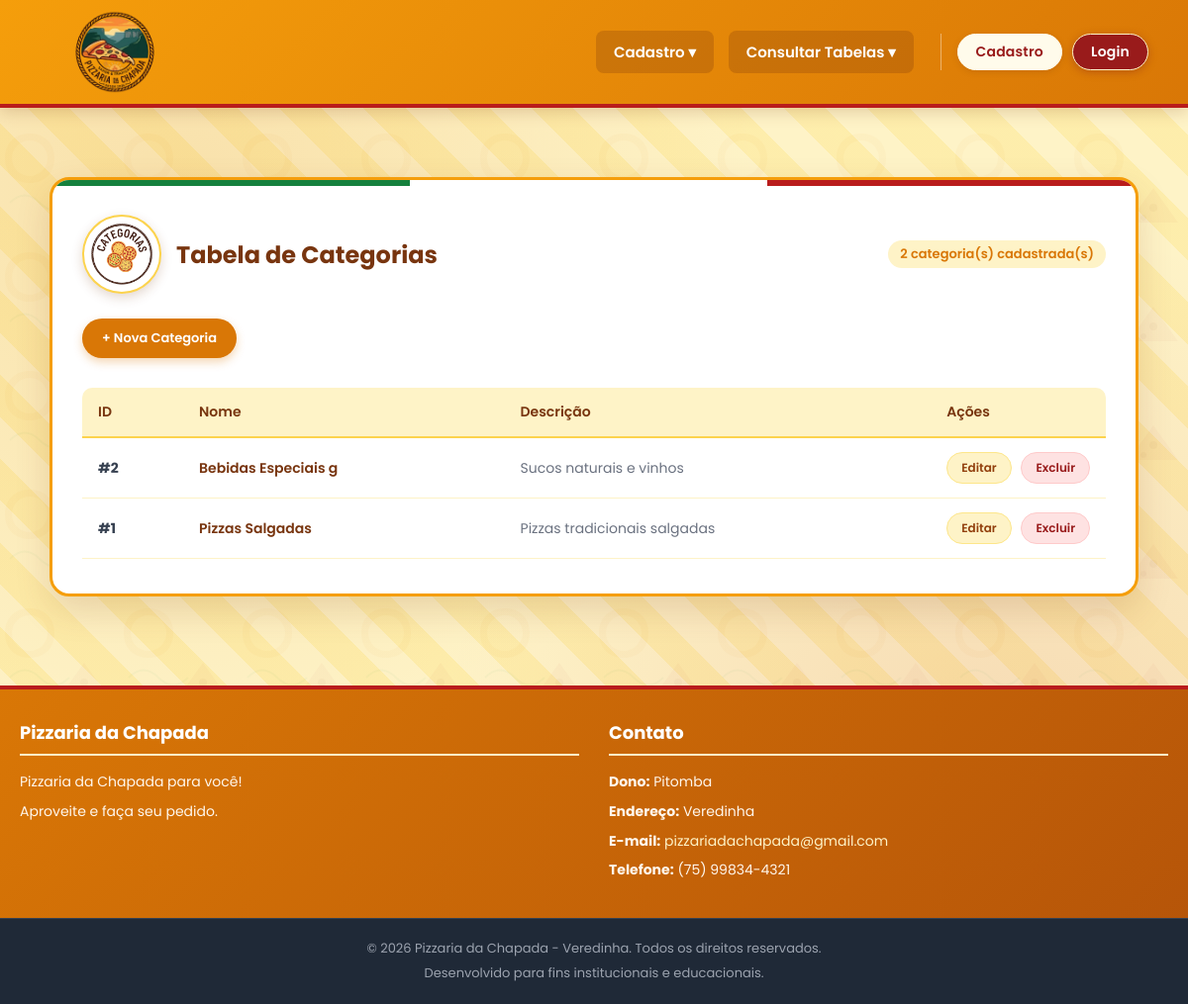
Page /consultar_categoria.php on the earlier database version.
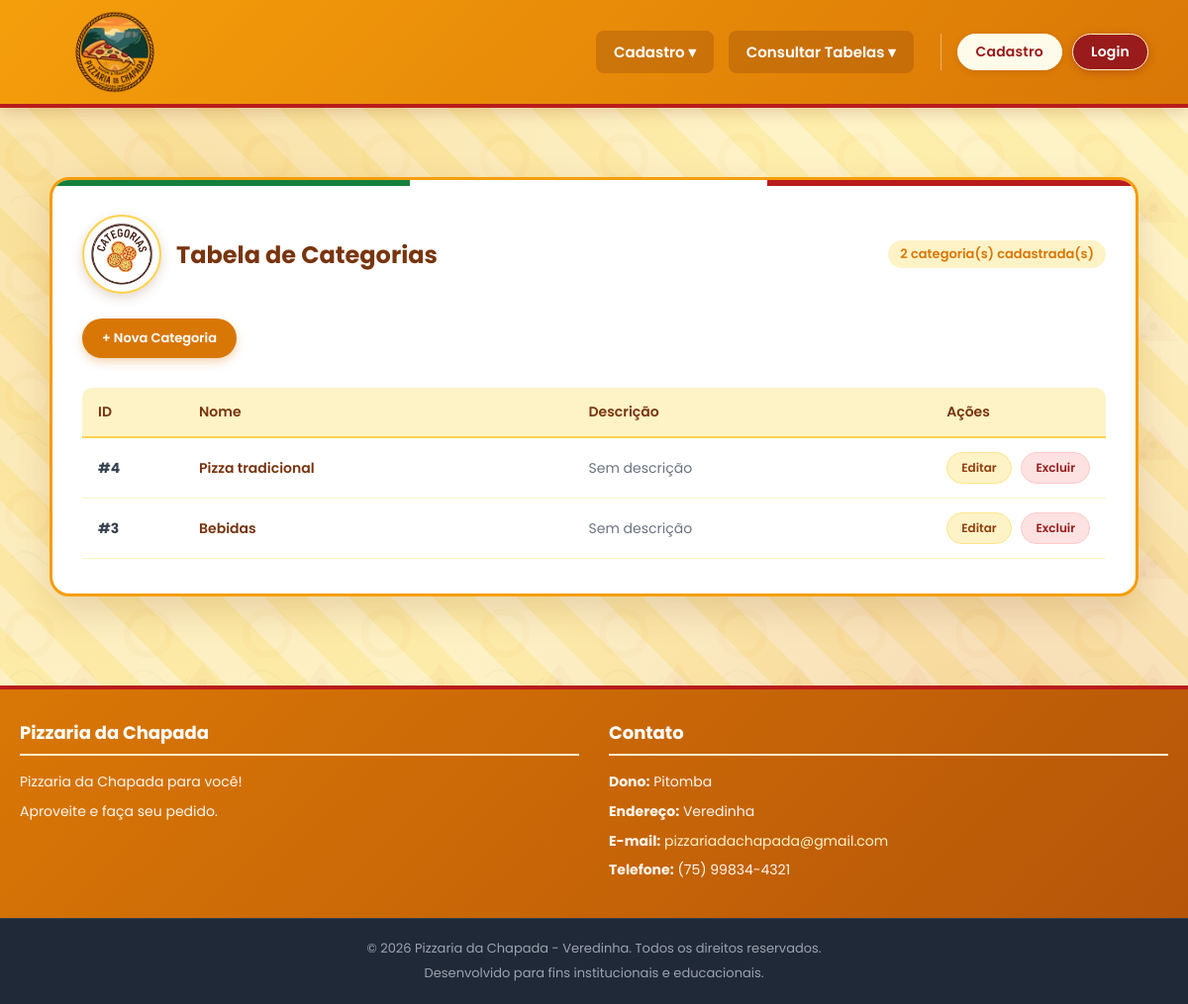
Same page on the later database version.
### tables this page shows
CREATE TABLE IF NOT EXISTS categoria (
    id INT PRIMARY KEY AUTO_INCREMENT,
    nome VARCHAR(100) NOT NULL,
    descricao TEXT
);

### consultar_categoria.php (the view, shortened to what this page needs)
<?php
include "conexao.php";
$sql = "SELECT id, nome, descricao FROM categoria ORDER BY id DESC";
$resultado = mysqli_query($conexao, $sql);
$total_cat = ($resultado) ? mysqli_num_rows($resultado) : 0;
?>
<!DOCTYPE html>
<html lang="pt-br">
<head>
    <link rel="stylesheet" href="style/base.css?v=10.0">
    <link rel="stylesheet" href="style/menu.css?v=10.0">
    <link rel="stylesheet" href="style/rodape.css?v=10.0">
    <link rel="stylesheet" href="style/componentes.css?v=10.0">
    <link rel="stylesheet" href="style/tabelas.css?v=10.0">
    <link rel="stylesheet" href="style/consultas.css?v=10.0">
</head>
<body class="bg-pizzaria">
    <?php include 'Menu1.php'; ?>
    <div class="main-wrapper">
        <div class="table-card-container">
            <div class="table-header-flex">
                <div class="title-with-logo">
                    <img src="Categorias.png" alt="Logo Categorias" class="section-logo">
                    <h2>Tabela de Categorias</h2>
                </div>
                <span class="badge-count"><?= $total_cat ?> categoria(s) cadastrada(s)</span>
            </div>
            <div class="table-actions-bar">
                <a href="form_cad_categoria.php" class="btn-dominos btn-primary">+ Nova Categoria</a>
            </div>
            <div class="table-responsive">
                <table class="modern-table">
                    <thead>
                        <tr>
                            <th class="col-id">ID</th>
                            <th>Nome</th>
                            <th>Descrição</th>
                            <th class="col-acoes">Ações</th>
                        </tr>
                    </thead>
                    <tbody>
                        <?php if ($total_cat > 0): ?>
                            <?php while ($linha = mysqli_fetch_assoc($resultado)): ?>
                                <tr>
                                    <td><strong>#<?= $linha['id'] ?></strong></td>
                                    <td><span class="category-name"><?= htmlspecialchars($linha['nome']) ?></span></td>
                                    <td><span class="category-desc"><?= htmlspecialchars($linha['descricao'] ?: 'Sem descrição') ?></span></td>
                                    <td class="cell-actions">
                                        <a href="editar.php?tabela=categoria&id=<?= $linha['id'] ?>" class="btn-action-edit">Editar</a>
                                        <a href="excluir.php?tabela=categoria&id=<?= $linha['id'] ?>" class="btn-action-danger" onclick="return confirm('Deseja realmente excluir esta categoria?');">Excluir</a>
                                    </td>
                                </tr>
                            <?php endwhile; ?>
                        <?php endif; ?>
                    </tbody>
                </table>
            </div>
        </div>
    </div>
    <?php include 'rodape.php'; ?>
</body>
</html>

Differences in the rows shown:
removed categoria: id "2", nome "Bebidas Especiais g", descricao "Sucos naturais e vinhos"
removed categoria: id "1", nome "Pizzas Salgadas", descricao "Pizzas tradicionais salgadas"
added categoria: id "4", nome "Pizza tradicional", descricao "Sem descrição"
added categoria: id "3", nome "Bebidas", descricao "Sem descrição"
